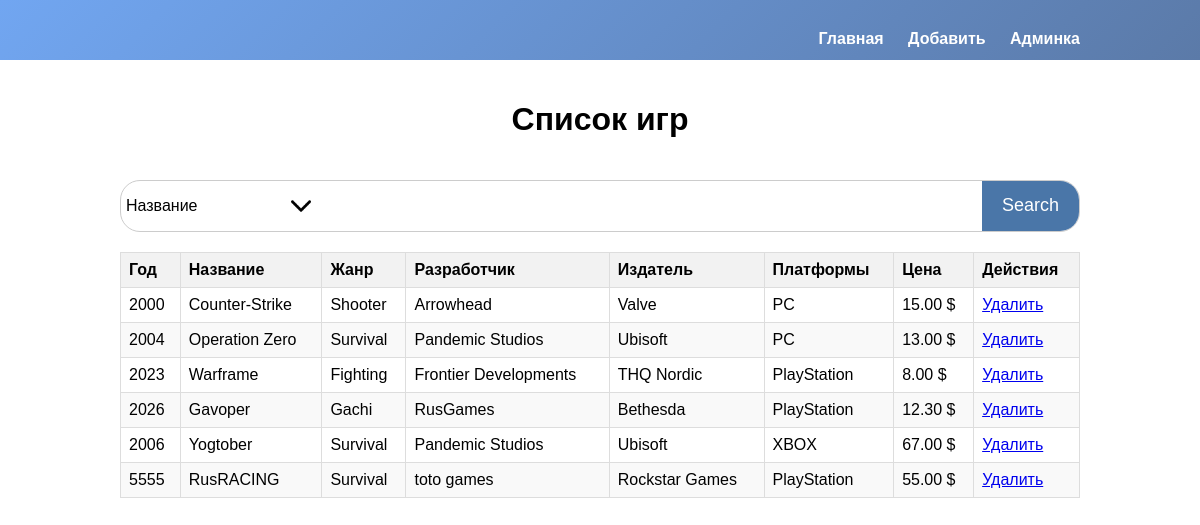
/games/, run on the app's committed database.
### games/models.py (models this page shows, shortened)
class Game(models.Model):
    title = models.CharField(max_length=200)
    developer = models.ForeignKey(Developer, on_delete=models.PROTECT)
    publisher = models.ForeignKey(Publisher, on_delete=models.PROTECT)
    platforms = models.ManyToManyField(Platform)
    release_year = models.IntegerField()
    price = models.DecimalField(max_digits=10, decimal_places=2)
    genre = models.ForeignKey(Genre, on_delete=models.PROTECT)

class Genre(models.Model):
    name = models.CharField(max_length=100)
    def __str__(self):
        return self.name

class Developer(models.Model):
    name = models.CharField(max_length=100)
    def __str__(self):
        return self.name

class Publisher(models.Model):
    name = models.CharField(max_length=100)
    def __str__(self):
        return self.name

class Platform(models.Model):
    name = models.CharField(max_length=100)

### games/views.py (the view, shortened to what this page needs)
# urls.py: path('', views.game_list, name='game_list'),
def game_list(request):
    games = Game.objects.all()
    search_param = request.GET.get('search_param')
    query = request.GET.get('q')
    min_value = request.GET.get('min_value')
    max_value = request.GET.get('max_value')
    return render(request, 'games/game_list.html', {'games': games})

### templates/games/game_list.html (shortened to what this page needs)
{% extends 'base.html' %}
{% block content %}
<div class="container">
    <h1>Список игр</h1>
    <div class="search-container">
        <form id="search-form" method="get" action="{% url 'game_list' %}">
            <select name="search_param" id="search-param">
                <option value="title">Название</option>
            </select>
            <div id="search-fields">
                <button type="submit">Search</button>
            </div>
        </form>
    </div>
    <div class="table-wrapper">
        <table class="game-table">
            <thead>
                <tr>
                    <th>Год</th>
                    <th>Название</th>
                    <th>Жанр</th>
                    <th>Разработчик</th>
                    <th>Издатель</th>
                    <th>Платформы</th>
                    <th>Цена</th>
                    <th>Действия</th>
                </tr>
            </thead>
            <tbody>
                {% for game in games %}
                <tr>
                    <td>{{ game.release_year }}</td>
                    <td>{{ game.title }}</td>
                    <td>{{ game.genre }}</td>
                    <td>{{ game.developer }}</td>
                    <td>{{ game.publisher }}</td>
                    <td>
                        {% for platform in game.platforms.all %}
                        {{ platform.name }}<br>
                        {% endfor %}
                    </td>
                    <td>{{ game.price }} $</td>
                    <td>
                        <a href="{% url 'delete_game' game.id %}" class="delete-link" onclick="return confirm('Вы уверены, что хотите удалить эту игру?');">Удалить</a>
                    </td>
                </tr>
                {% endfor %}
            </tbody>
        </table>
    </div>
</div>
{% endblock %}

### static/css/styles.css (style rules this page uses)
body { margin: 0; font-family: Arial, sans-serif; }
.container { width: 80%; margin: 0 auto; padding: 20px; }
.game-table { width: auto; border-collapse: collapse; margin-top: 20px; }
.game-table th, .game-table td { border: 1px solid #ddd; padding: 8px; text-align: left; }
.game-table th { background-color: #f2f2f2; }
.game-table tbody tr:nth-child(even) { background-color: #f9f9f9; }
h1 { text-align: center; }
.search-container { display: flex; align-items: center; margin-top: 20px; }
.search-container form { width: 80%; border: 1px solid #ccc; border-radius: 20px; overflow: hidden; display: flex; align-items: center; }
.search-container select { padding: 10px; border: none; outline: none; font-size: 16px; appearance: none; background-color: transparent; background-image: url('path_to_dropdown_arrow.png'); background-position: right 10px center; background-repeat: no-repeat; background-size: 10%; }
.search-container button { background-color: #4a76a8; color: white; border: none; padding: 0 20px; cursor: pointer; font-size: 18px; float: right; }
.search-container form { width: 80%; border: 1px solid #ccc; border-radius: 20px; overflow: hidden; display: flex; align-items: center; margin-top: 20px; }
#search-fields { display: flex; align-items: center; flex: 1; margin-left: 10px; }
button { flex-shrink: 0; background-color: #4a76a8; color: white; border: none; padding: 0 20px; cursor: pointer; font-size: 18px; }
.table-wrapper { width: 100%; margin: 0 auto; margin-top: 20px; }
.game-table { width: 100%; border-collapse: collapse; }
.search-container { display: flex; align-items: center; }
.search-container form { flex: 1; display: flex; align-items: center; }
#search-fields { flex: 1; }
.search-container button { margin-left: auto; height: 50px; }
select#search-param { width: 200px; box-sizing: border-box; padding: 5px; }

### data on the page
Game: release_year "2000", title "Counter-Strike", genre "Shooter", developer "Arrowhead", publisher "Valve", price "15.00"
Platform: name "PC"
Game: release_year "2004", title "Operation Zero", genre "Survival", developer "Pandemic Studios", publisher "Ubisoft", price "13.00"
Game: release_year "2023", title "Warframe", genre "Fighting", developer "Frontier Developments", publisher "THQ Nordic", price "8.00"
Platform: name "PlayStation"
Game: release_year "2026", title "Gavoper", genre "Gachi", developer "RusGames", publisher "Bethesda", price "12.30"
Game: release_year "2006", title "Yogtober", genre "Survival", developer "Pandemic Studios", publisher "Ubisoft", price "67.00"
Platform: name "XBOX"
Game: release_year "5555", title "RusRACING", genre "Survival", developer "toto games", publisher "Rockstar Games", price "55.00"
